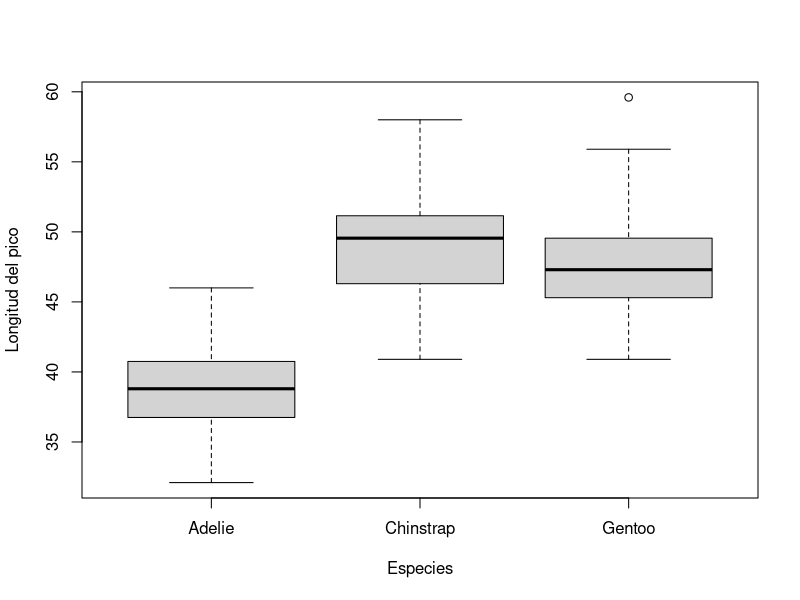
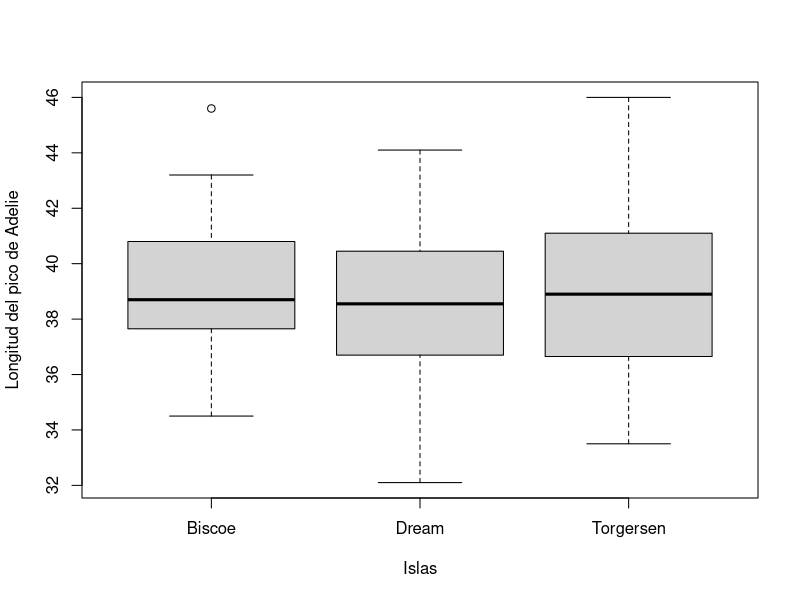
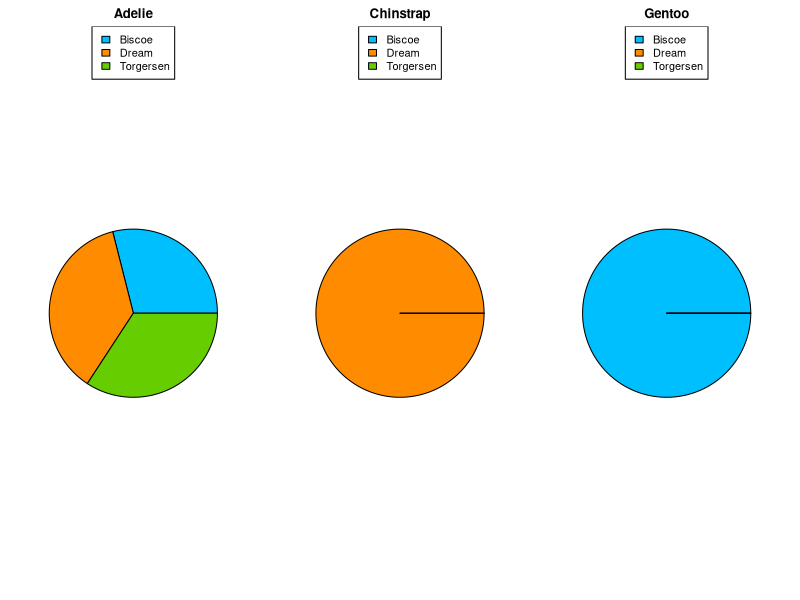

Here is the R script that generated these plots, in order:
## ---- chunk 1
#install.packages("palmerpenguins",dep=TRUE)
library("palmerpenguins")
print(penguins, width = 50)
## ---- chunk 2
summary(penguins)
## ---- chunk 3
class(penguins$species)
## ---- chunk 4
class(penguins$island)
## ---- chunk 5
class(penguins$bill_length_mm)
## ---- chunk 6
class(penguins$bill_depth_mm)
## ---- chunk 7
class(penguins$flipper_length_mm)
## ---- chunk 8
class(penguins$body_mass_g)
## ---- chunk 9
class(penguins$sex)
## ---- chunk 10
class(penguins$year)
## ---- chunk 11
penguins$year = as.factor(penguins$year)
## ---- chunk 12
boxplot(penguins$bill_length_mm~penguins$species,ylab = "Longitud del pico",xlab = "Especies")
## ---- chunk 13
t.test(penguins$bill_length_mm[penguins$species=="Adelie"],penguins$bill_length_mm[penguins$species=="Gentoo"],conf.level = 0.95,alternative = "less",paired = FALSE,var.equal = FALSE)

t.test(penguins$bill_length_mm[penguins$species=="Adelie"],penguins$bill_length_mm[penguins$species=="Chinstrap"],conf.level = 0.95,alternative = "less",paired = FALSE,var.equal = FALSE)

## ---- chunk 14
table(penguins$island[penguins$species=="Adelie"])
table(penguins$island[penguins$species=="Gentoo"])
table(penguins$island[penguins$species=="Chinstrap"])
## ---- chunk 15
boxplot(penguins$bill_length_mm[penguins$species=="Adelie"]~penguins$island[penguins$species=="Adelie"],ylab = "Longitud del pico de Adelie",xlab = "Islas")
## ---- chunk 16
par(mfrow=c(1,3), mar=c(0,1.5,2,1.5))

islandBiscoe=length(which(penguins$island=="Biscoe" & penguins$species=="Adelie"))
islandDream=length(which(penguins$island=="Dream" & penguins$species=="Adelie"))
islandTorgersen=length(which(penguins$island=="Torgersen" & penguins$species=="Adelie"))
slices = c(islandBiscoe, islandDream, islandTorgersen)

pie(slices, main="Adelie", labels="",col=c("deepskyblue", "darkorange", "chartreuse3"))
legend("top", c("Biscoe", "Dream", "Torgersen"),cex=1, fill=c("deepskyblue", "darkorange", "chartreuse3"))


islandBiscoe=length(which(penguins$island=="Biscoe" & penguins$species=="Chinstrap"))
islandDream=length(which(penguins$island=="Dream" & penguins$species=="Chinstrap"))
islandTorgersen=length(which(penguins$island=="Torgersen" & penguins$species=="Chinstrap"))
slices = c(islandBiscoe, islandDream, islandTorgersen)

pie(slices, main="Chinstrap",labels="",col=c("deepskyblue", "darkorange", "chartreuse3"))
legend("top", c("Biscoe", "Dream", "Torgersen"),cex=1, fill=c("deepskyblue", "darkorange", "chartreuse3"))


islandBiscoe=length(which(penguins$island=="Biscoe" & penguins$species=="Gentoo"))
islandDream=length(which(penguins$island=="Dream" & penguins$species=="Gentoo"))
islandTorgersen=length(which(penguins$island=="Torgersen" & penguins$species=="Gentoo"))
slices = c(islandBiscoe, islandDream, islandTorgersen)

pie(slices, main="Gentoo",labels="",col=c("deepskyblue", "darkorange", "chartreuse3"))
legend("top", c("Biscoe", "Dream", "Torgersen"),cex=1, fill=c("deepskyblue", "darkorange", "chartreuse3"))
